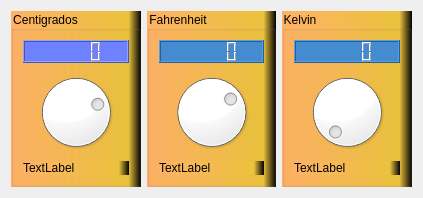
<?xml version="1.0" encoding="UTF-8"?>
<ui version="4.0">
 <class>Temperatura</class>
 <widget class="QDialog" name="Temperatura">
  <property name="geometry">
   <rect>
    <x>0</x>
    <y>0</y>
    <width>423</width>
    <height>198</height>
   </rect>
  </property>
  <property name="cursor">
   <cursorShape>OpenHandCursor</cursorShape>
  </property>
  <property name="windowTitle">
   <string>Temperatura</string>
  </property>
  <property name="windowIcon">
   <iconset resource="recursos.qrc">
    <normaloff>:/ícono</normaloff>:/ícono</iconset>
  </property>
  <property name="styleSheet">
   <string notr="true"/>
  </property>
  <layout class="QHBoxLayout" name="horizontalLayout">
   <item>
    <widget class="QGroupBox" name="groupBox">
     <property name="styleSheet">
      <string notr="true">background-color: qlineargradient(spread:pad, x1:0, y1:0, x2:1, y2:0, stop:0 rgba(255, 178, 102, 255), stop:0.903409 rgba(235, 194, 61, 255), stop:1 rgba(0, 0, 0, 255));
font: 10pt &quot;Segoe Print&quot;;</string>
     </property>
     <property name="title">
      <string>Centigrados</string>
     </property>
     <layout class="QVBoxLayout" name="verticalLayout">
      <item>
       <widget class="QLCDNumber" name="lcdCent">
        <property name="styleSheet">
         <string notr="true">background-color: rgb(110, 129, 255);
alternate-background-color: rgb(0, 0, 0);</string>
        </property>
       </widget>
      </item>
      <item>
       <widget class="QDial" name="dialCent">
        <property name="styleSheet">
         <string notr="true">background-color: rgb(255, 255, 255);</string>
        </property>
        <property name="minimum">
         <number>-275</number>
        </property>
       </widget>
      </item>
      <item>
       <widget class="QLabel" name="lblCent">
        <property name="text">
         <string>TextLabel</string>
        </property>
       </widget>
      </item>
     </layout>
    </widget>
   </item>
   <item>
    <widget class="QGroupBox" name="groupBox_2">
     <property name="styleSheet">
      <string notr="true">background-color: rgb(85, 170, 255);
font: 10pt &quot;Segoe Print&quot;;
background-color: qlineargradient(spread:pad, x1:0, y1:0, x2:1, y2:0, stop:0 rgba(255, 178, 102, 255), stop:0.903409 rgba(235, 194, 61, 255), stop:1 rgba(0, 0, 0, 255));</string>
     </property>
     <property name="title">
      <string>Fahrenheit</string>
     </property>
     <layout class="QVBoxLayout" name="verticalLayout_2">
      <item>
       <widget class="QLCDNumber" name="lcdFahr">
        <property name="styleSheet">
         <string notr="true">background-color: rgb(69, 139, 208);</string>
        </property>
       </widget>
      </item>
      <item>
       <widget class="QDial" name="dialFahr">
        <property name="styleSheet">
         <string notr="true">background-color: rgb(255, 255, 255);</string>
        </property>
        <property name="minimum">
         <number>-460</number>
        </property>
        <property name="maximum">
         <number>210</number>
        </property>
       </widget>
      </item>
      <item>
       <widget class="QLabel" name="lblFahr">
        <property name="text">
         <string>TextLabel</string>
        </property>
       </widget>
      </item>
     </layout>
    </widget>
   </item>
   <item>
    <widget class="QGroupBox" name="groupBox_3">
     <property name="styleSheet">
      <string notr="true">font: 10pt &quot;Segoe Print&quot;;
background-color: qlineargradient(spread:pad, x1:0, y1:0, x2:1, y2:0, stop:0 rgba(255, 178, 102, 255), stop:0.903409 rgba(235, 194, 61, 255), stop:1 rgba(0, 0, 0, 255));</string>
     </property>
     <property name="title">
      <string>Kelvin</string>
     </property>
     <layout class="QVBoxLayout" name="verticalLayout_3">
      <item>
       <widget class="QLCDNumber" name="lcdKel">
        <property name="styleSheet">
         <string notr="true">background-color: rgb(69, 139, 208);</string>
        </property>
       </widget>
      </item>
      <item>
       <widget class="QDial" name="dialKel">
        <property name="styleSheet">
         <string notr="true">background-color: rgb(255, 255, 255);</string>
        </property>
        <property name="maximum">
         <number>374</number>
        </property>
       </widget>
      </item>
      <item>
       <widget class="QLabel" name="lblKel">
        <property name="text">
         <string>TextLabel</string>
        </property>
       </widget>
      </item>
     </layout>
    </widget>
   </item>
  </layout>
 </widget>
 <resources>
  <include location="recursos.qrc"/>
 </resources>
 <connections>
  <connection>
   <sender>dialCent</sender>
   <signal>valueChanged(int)</signal>
   <receiver>lcdCent</receiver>
   <slot>display(int)</slot>
   <hints>
    <hint type="sourcelabel">
     <x>74</x>
     <y>107</y>
    </hint>
    <hint type="destinationlabel">
     <x>76</x>
     <y>58</y>
    </hint>
   </hints>
  </connection>
  <connection>
   <sender>dialFahr</sender>
   <signal>valueChanged(int)</signal>
   <receiver>lcdFahr</receiver>
   <slot>display(int)</slot>
   <hints>
    <hint type="sourcelabel">
     <x>221</x>
     <y>124</y>
    </hint>
    <hint type="destinationlabel">
     <x>217</x>
     <y>57</y>
    </hint>
   </hints>
  </connection>
  <connection>
   <sender>dialKel</sender>
   <signal>valueChanged(int)</signal>
   <receiver>lcdKel</receiver>
   <slot>display(int)</slot>
   <hints>
    <hint type="sourcelabel">
     <x>356</x>
     <y>118</y>
    </hint>
    <hint type="destinationlabel">
     <x>346</x>
     <y>65</y>
    </hint>
   </hints>
  </connection>
 </connections>
</ui>
